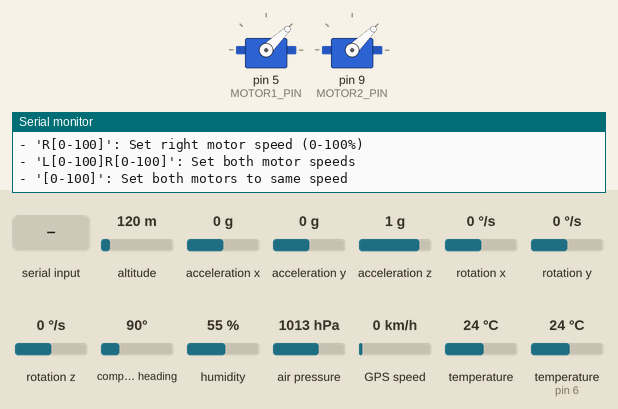
This sketch was run on a simulated Arduino Uno, built with avr-gcc and run on an emulated ATmega328P. Shown: 2 × servo, the last lines printed to the serial monitor. The test bench sets the inputs (shaded band); at power-on: altitude 120 m, acceleration x 0 g, acceleration y 0 g, acceleration z 1 g, rotation x 0 °/s, rotation y 0 °/s, rotation z 0 °/s, compass heading 90°, humidity 55 %, air pressure 1013 hPa, GPS speed 0 km/h, temperature 24 °C, temperature (sensor on pin 6) 24 °C. The GPS gets a fix after 3 s at 37.7749, -122.4194 with 8 satellites.

Above: at 4.4 s.
4.5 s: "right\n" received over Serial
At 8.7 s:
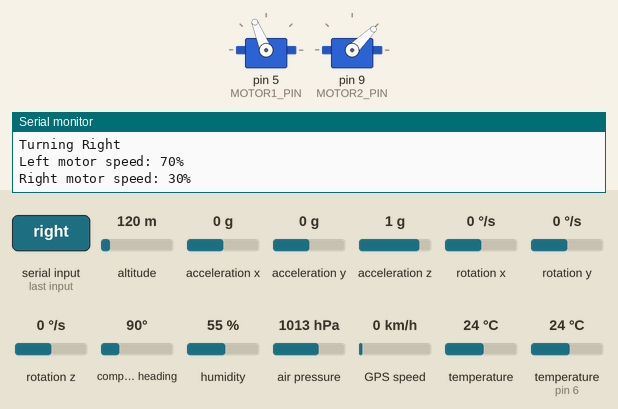
9.5 s: "Received:\n" received over Serial
At 11.2 s:
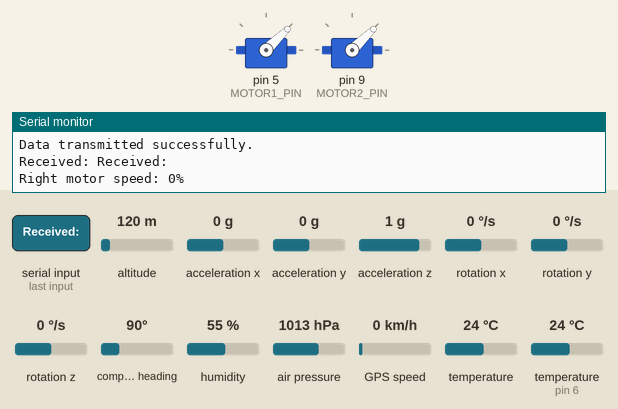
11.9 s: "left\n" received over Serial
At 16.7 s:
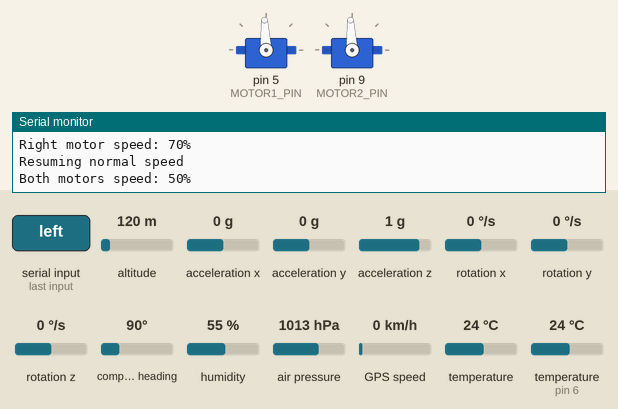
Timing chart, 0 to 17.9 s (numbered marks = the images above; inputs shaded):
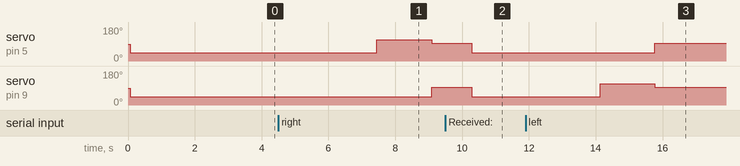

The sketch:

Arduino_Code_Deployed_PWM_2.ino
```cpp
#include <Wire.h>
#include <SoftwareSerial.h>
#include <TinyGPS.h>
#include <DHT11.h>
#include <Adafruit_Sensor.h>
#include <Adafruit_HMC5883_U.h>
#include <Adafruit_BMP085.h>
#include <Adafruit_MPU6050.h>
#include <Servo.h>

// Pin Definitions
#define BT_RX 1
#define BT_TX 0
#define GPS_RX 4
#define GPS_TX 3
#define DHT_PIN 6

// Motor Pins
#define MOTOR1_PIN 5  // Left motor
#define MOTOR2_PIN 9  // Right motor

// Motor Control Constants
#define TURN_DELAY 1500    // 1.5 seconds
#define NORMAL_SPEED 1500  // 50% speed for normal movement

// Default GPS coordinates (Chennai)
//#define DEFAULT_LAT 12.8437
//#define DEFAULT_LON 80.1545

// Bluetooth and GPS Serial
SoftwareSerial bluetooth(BT_RX, BT_TX);
SoftwareSerial gpsSerial(GPS_RX, GPS_TX);

// Initialize sensors
TinyGPS gps;
DHT11 dht11(DHT_PIN);
Adafruit_HMC5883_Unified mag = Adafruit_HMC5883_Unified(12345);
Adafruit_BMP085 bmp;
Adafruit_MPU6050 mpu;

// Initialize motors
Servo motor1;
Servo motor2;

// Configuration
const float DECLINATION_ANGLE = -1.12; // Set to your local declination angle
const unsigned long TRANSMIT_INTERVAL = 1000; // 1 second between transmissions
unsigned long lastTransmitTime = 0;

// Sensor data structure
struct SensorData {
  // DHT11
  int temperature;
  int humidity;

  // GPS
  float latitude;
  float longitude;
  unsigned long gpsAge;
  int satellites;
  int hdop;

  // MPU6050
  float accelX, accelY, accelZ;
  float gyroX, gyroY, gyroZ;

  // HMC5883L
  float magX, magY, magZ;
  float heading;

  // BMP085
  float pressure;
  float altitude;
};

SensorData sensorData;

void setup() {
  // Initialize serial communications
  Serial.begin(115200);
  bluetooth.begin(9600);
  gpsSerial.begin(4800);

  Serial.println("Initializing Integrated Sensor System...");
  bluetooth.println("Initializing Integrated Sensor System...");

  // Initialize I2C sensors
  Wire.begin();
  initializeSensors();

  // Initialize motors
  motor1.attach(MOTOR1_PIN);
  motor2.attach(MOTOR2_PIN);

  // Initialize motors to stopped position
  motor1.writeMicroseconds(1000);
  motor2.writeMicroseconds(1000);

  Serial.println("Setup complete!");
  bluetooth.println("Setup complete!");
  delay(1000);
}

void loop() {
  // Check for Bluetooth commands
  checkBluetoothCommands();

  // Check if it's time to read sensors and transmit data
  unsigned long currentTime = millis();
  if (currentTime - lastTransmitTime >= TRANSMIT_INTERVAL) {
    // Read all sensor data
    readDHT11();
    readGPS();
    readMPU6050();
    readHMC5883L();
    readBMP085();

    // Transmit data
    transmitData(currentTime);

    lastTransmitTime = currentTime;
  }
}

// Initialize all sensors
void initializeSensors() {
  // Initialize MPU6050
  Serial.print("Initializing MPU6050... ");
  if (!mpu.begin()) {
    Serial.println("Failed!");
    Serial.println("Could not find MPU6050 sensor. Check wiring!");
  } else {
    mpu.setAccelerometerRange(MPU6050_RANGE_8_G);
    mpu.setGyroRange(MPU6050_RANGE_500_DEG);
    mpu.setFilterBandwidth(MPU6050_BAND_21_HZ);
    Serial.println("Success!");
  }

  // Initialize HMC5883L
  Serial.print("Initializing HMC5883L... ");
  if (!mag.begin()) {
    Serial.println("Failed!");
    Serial.println("Could not find HMC5883L sensor. Check wiring!");
  } else {
    Serial.println("Success!");
  }

  // Initialize BMP085
  Serial.print("Initializing BMP085... ");
  if (!bmp.begin()) {
    Serial.println("Failed!");
    Serial.println("Could not find BMP085 sensor. Check wiring!");
  } else {
    Serial.println("Success!");
  }

  // DHT11 doesn't need explicit initialization
  Serial.println("DHT11 ready on pin " + String(DHT_PIN));

  // Initialize default values for GPS
  sensorData.latitude = NAN;
  sensorData.longitude = NAN;
  sensorData.satellites = 0;
  sensorData.hdop = 9999;
  sensorData.gpsAge = 0;
}

// Read DHT11 temperature and humidity
void readDHT11() {
  int temperature = 0;
  int humidity = 0;

  int result = dht11.readTemperatureHumidity(temperature, humidity);

  if (result == 0) {
    // Reading successful
    sensorData.temperature = temperature;
    sensorData.humidity = humidity;
  } else {
    // Error reading, keep previous values
    Serial.println("DHT11 Error: " + String(DHT11::getErrorString(result)));
  }
}

// Read GPS data
void readGPS() {
  bool newData = false;
  unsigned long startTime = millis();

  // Try to get GPS data for up to 500ms
  while (millis() - startTime < 500) {
    if (gpsSerial.available()) {
      char c = gpsSerial.read();
      if (gps.encode(c)) {
        newData = true;
      }
    }
  }

  // Try to get position if new data is available
  if (newData) {
    float latitude, longitude;
    unsigned long age;

    gps.f_get_position(&latitude, &longitude, &age);

      // Check if the position is valid
      if (latitude != TinyGPS::GPS_INVALID_F_ANGLE &&
          longitude != TinyGPS::GPS_INVALID_F_ANGLE) {
        sensorData.latitude = latitude;
        sensorData.longitude = longitude;
        sensorData.gpsAge = age;
      } else {
        // Use default coordinates if invalid
        sensorData.latitude = NAN;
        sensorData.longitude = NAN;
      }

      // Get satellites and precision data
      sensorData.satellites = gps.satellites() == TinyGPS::GPS_INVALID_SATELLITES ? 0 : gps.satellites();
      sensorData.hdop = gps.hdop() == TinyGPS::GPS_INVALID_HDOP ? 9999 : gps.hdop();
  }
}

// Read MPU6050 accelerometer and gyroscope
void readMPU6050() {
  sensors_event_t accel, gyro, temp;

  mpu.getEvent(&accel, &gyro, &temp);

  // Store acceleration values
  sensorData.accelX = accel.acceleration.x;
  sensorData.accelY = accel.acceleration.y;
  sensorData.accelZ = accel.acceleration.z;

  // Store gyroscope values
  sensorData.gyroX = gyro.gyro.x;
  sensorData.gyroY = gyro.gyro.y;
  sensorData.gyroZ = gyro.gyro.z;

  // Temperature measurement removed as requested
}

// Read HMC5883L magnetometer
void readHMC5883L() {
  sensors_event_t event;

  mag.getEvent(&event);

  // Store magnetometer values
  sensorData.magX = event.magnetic.x;
  sensorData.magY = event.magnetic.y;
  sensorData.magZ = event.magnetic.z;

  // Calculate heading
  float heading = atan2(event.magnetic.y, event.magnetic.x);
  heading += DECLINATION_ANGLE;

  // Normalize heading
  if (heading < 0) heading += 2 * PI;
  if (heading > 2 * PI) heading -= 2 * PI;

  sensorData.heading = heading * 180 / M_PI; // Convert to degrees
}

// Read BMP085 barometer
void readBMP085() {
  // Temperature measurement removed as requested
  sensorData.pressure = bmp.readPressure();
  sensorData.altitude = bmp.readAltitude();
}

// Check for Bluetooth commands
void checkBluetoothCommands() {
  if (bluetooth.available() > 0) {
    String command = bluetooth.readStringUntil('\n');
    command.trim();

    // Log received command
    Serial.println("Received command: " + command);

    // Process command for motor control
    processCommand(command);
  }

  // Also check Serial for commands (for debugging)
  if (Serial.available() > 0) {
    String command = Serial.readStringUntil('\n');
    command.trim();

    Serial.println("Received: " + command);
    bluetooth.println("Received: " + command);

    processCommand(command);
  }
}

// Process commands for motor control
void processCommand(String command) {
    int leftSpeed = 1000, rightSpeed = 1000; // Default: motors off
    bool validCommand = false;  // Flag to track if command was valid

    // Check text commands first, before numeric checks
    if (command.equalsIgnoreCase("stop")) {
        leftSpeed = 1000;  // 0% speed
        rightSpeed = 1000; // 0% speed

        Serial.println("Stopping Motors");
        bluetooth.println("Stopping Motors");

        Serial.println("Both motors stopped");
        bluetooth.println("Both motors stopped");
        validCommand = true;
    }
    else if (command.equalsIgnoreCase("left")) {
        // Step 1: Stop both motors
        motor1.writeMicroseconds(1000);
        motor2.writeMicroseconds(1000);
        Serial.println("Stopping before turn");
        bluetooth.println("Stopping before turn");
        delay(TURN_DELAY);

        // Step 2: Execute turn
        motor1.writeMicroseconds(1000);  // 0% speed
        motor2.writeMicroseconds(1700);  // 70% speed
        Serial.println("Turning Left");
        bluetooth.println("Turning Left");
        Serial.println("Left motor speed: 30%");
        bluetooth.println("Left motor speed: 30%");
        Serial.println("Right motor speed: 70%");
        bluetooth.println("Right motor speed: 70%");
        delay(TURN_DELAY);

        // Step 3: Resume normal speed
        leftSpeed = NORMAL_SPEED;
        rightSpeed = NORMAL_SPEED;
        Serial.println("Resuming normal speed");
        bluetooth.println("Resuming normal speed");
        Serial.println("Both motors speed: 50%");
        bluetooth.println("Both motors speed: 50%");
        validCommand = true;
    }
    else if (command.equalsIgnoreCase("right")) {
        // Step 1: Stop both motors
        motor1.writeMicroseconds(1000);
        motor2.writeMicroseconds(1000);
        Serial.println("Stopping before turn");
        bluetooth.println("Stopping before turn");
        delay(TURN_DELAY);

        // Step 2: Execute turn
        motor1.writeMicroseconds(1700);  // 70% speed
        motor2.writeMicroseconds(1000);  // 30% speed
        Serial.println("Turning Right");
        bluetooth.println("Turning Right");
        Serial.println("Left motor speed: 70%");
        bluetooth.println("Left motor speed: 70%");
        Serial.println("Right motor speed: 30%");
        bluetooth.println("Right motor speed: 30%");
        delay(TURN_DELAY);

        // Step 3: Resume normal speed
        leftSpeed = NORMAL_SPEED;
        rightSpeed = NORMAL_SPEED;
        Serial.println("Resuming normal speed");
        bluetooth.println("Resuming normal speed");
        Serial.println("Both motors speed: 50%");
        bluetooth.println("Both motors speed: 50%");
        validCommand = true;
    }
    else if (command.startsWith("L") && command.indexOf("R") > 0) {
        int lIndex = command.indexOf("L");
        int rIndex = command.indexOf("R");
        int leftValue = command.substring(lIndex + 1, rIndex).toInt();
        int rightValue = command.substring(rIndex + 1).toInt();

        if (leftValue >= 0 && leftValue <= 100 && rightValue >= 0 && rightValue <= 100) {
            leftSpeed = 1000 + (leftValue * 10);
            rightSpeed = 1000 + (rightValue * 10);
            Serial.println("Left motor speed: " + String(leftValue) + "%");
            bluetooth.println("Left motor speed: " + String(leftValue) + "%");
            Serial.println("Right motor speed: " + String(rightValue) + "%");
            bluetooth.println("Right motor speed: " + String(rightValue) + "%");
            validCommand = true;
        }
    }
    else if (command.startsWith("L")) {
        int leftValue = command.substring(1).toInt();
        if (leftValue >= 0 && leftValue <= 100) {
            leftSpeed = 1000 + (leftValue * 10);
            Serial.println("Left motor speed: " + String(leftValue) + "%");
            bluetooth.println("Left motor speed: " + String(leftValue) + "%");
            validCommand = true;
        }
    }
    else if (command.startsWith("R")) {
        int rightValue = command.substring(1).toInt();
        if (rightValue >= 0 && rightValue <= 100) {
            rightSpeed = 1000 + (rightValue * 10);
            Serial.println("Right motor speed: " + String(rightValue) + "%");
            bluetooth.println("Right motor speed: " + String(rightValue) + "%");
            validCommand = true;
        }
    }
    else if (isNumber(command) && command.toInt() >= 0 && command.toInt() <= 100) {
        // Single-Speed Command: Both motors same speed
        int speedValue = command.toInt();
        leftSpeed = rightSpeed = 1000 + (speedValue * 10);
        Serial.println("Both motors speed: " + String(speedValue) + "%");
        bluetooth.println("Both motors speed: " + String(speedValue) + "%");
        validCommand = true;
    }

    if (!validCommand) {
        // This is original sensor data or an invalid command
        // Return without applying anything to motors
        if (!command.startsWith("Received:")) {  // Avoid showing error for confirmation messages
            Serial.println("Error: Invalid Command!");
            Serial.println("Valid commands are:");
            Serial.println("- 'stop': Stops both motors");
            Serial.println("- 'left': Turn left");
            Serial.println("- 'right': Turn right");
            Serial.println("- 'L[0-100]': Set left motor speed (0-100%)");
            Serial.println("- 'R[0-100]': Set right motor speed (0-100%)");
            Serial.println("- 'L[0-100]R[0-100]': Set both motor speeds");
            Serial.println("- '[0-100]': Set both motors to same speed");

            bluetooth.println("Error: Invalid Command!");
            bluetooth.println("Valid commands are:");
            bluetooth.println("- 'stop': Stops both motors");
            bluetooth.println("- 'left': Turn left");
            bluetooth.println("- 'right': Turn right");
            bluetooth.println("- 'L[0-100]': Set left motor speed (0-100%)");
            bluetooth.println("- 'R[0-100]': Set right motor speed (0-100%)");
            bluetooth.println("- 'L[0-100]R[0-100]': Set both motor speeds");
            bluetooth.println("- '[0-100]': Set both motors to same speed");
        }
        return;
    }

    // Apply speeds to motors
    motor1.writeMicroseconds(leftSpeed);
    motor2.writeMicroseconds(rightSpeed);
}

// Helper function to check if a string is a valid number
bool isNumber(String str) {
    for(unsigned int i = 0; i < str.length(); i++) {
        if(i == 0 && str.charAt(i) == '-') continue; // Handle negative numbers
        if(!isDigit(str.charAt(i))) return false;
    }
    return true;
}

// Transmit all sensor data over Bluetooth
//void transmitData(unsigned long timestamp) {
//  // Format updated to remove temperature readings from MPU6050 and BMP085
//  String dataString = String(timestamp) + ",";
//
//  // DHT11 data
//  dataString += String(sensorData.temperature) + "," + String(sensorData.humidity) + ",";
//
//  // GPS data
//  if (isnan(sensorData.latitude) || isnan(sensorData.longitude)) {
//    dataString += "No signal,No signal,";
//  } else {
//    dataString += String(sensorData.latitude, 6) + "," + String(sensorData.longitude, 6) + ",";
//  }
//  dataString += String(sensorData.satellites) + "," + String(sensorData.hdop) + ",";
//
//  // MPU6050 data (temp removed)
//  dataString += String(sensorData.accelX) + "," + String(sensorData.accelY) + "," + String(sensorData.accelZ) + ",";
//  dataString += String(sensorData.gyroX) + "," + String(sensorData.gyroY) + "," + String(sensorData.gyroZ) + ",";
//
//  // HMC5883L data
//  dataString += String(sensorData.magX) + "," + String(sensorData.magY) + "," + String(sensorData.magZ) + ",";
//  dataString += String(sensorData.heading) + ",";
//
//  // BMP085 data (temp removed)
//  dataString += String(sensorData.pressure) + "," + String(sensorData.altitude);
//
//  // Send data over Bluetooth
//  Serial.println(dataString);
//  bluetooth.println(dataString);
//
//  // Also print to Serial for debugging
//  Serial.println("Sent: " + dataString);
//}

void transmitData(unsigned long timestamp) {
  // Timestamp
  Serial.print(timestamp);
  Serial.print(F(","));
  bluetooth.print(timestamp);
  bluetooth.print(F(","));

  // DHT11
  Serial.print(sensorData.temperature);
  Serial.print(F(","));
  Serial.print(sensorData.humidity);
  Serial.print(F(","));

  bluetooth.print(sensorData.temperature);
  bluetooth.print(F(","));
  bluetooth.print(sensorData.humidity);
  bluetooth.print(F(","));

  // GPS
  if (isnan(sensorData.latitude) || isnan(sensorData.longitude)) {
    Serial.print(F("No signal,No signal,"));
    bluetooth.print(F("No signal,No signal,"));
  } else {
    Serial.print(sensorData.latitude, 6);
    Serial.print(F(","));
    Serial.print(sensorData.longitude, 6);
    Serial.print(F(","));

    bluetooth.print(sensorData.latitude, 6);
    bluetooth.print(F(","));
    bluetooth.print(sensorData.longitude, 6);
    bluetooth.print(F(","));
  }

  Serial.print(sensorData.satellites);
  Serial.print(F(","));
  Serial.print(sensorData.hdop);
  Serial.print(F(","));

  bluetooth.print(sensorData.satellites);
  bluetooth.print(F(","));
  bluetooth.print(sensorData.hdop);
  bluetooth.print(F(","));

  // MPU6050 (temp removed)
  Serial.print(sensorData.accelX);
  Serial.print(F(","));
  Serial.print(sensorData.accelY);
  Serial.print(F(","));
  Serial.print(sensorData.accelZ);
  Serial.print(F(","));
  Serial.print(sensorData.gyroX);
  Serial.print(F(","));
  Serial.print(sensorData.gyroY);
  Serial.print(F(","));
  Serial.print(sensorData.gyroZ);
  Serial.print(F(","));

  bluetooth.print(sensorData.accelX);
  bluetooth.print(F(","));
  bluetooth.print(sensorData.accelY);
  bluetooth.print(F(","));
  bluetooth.print(sensorData.accelZ);
  bluetooth.print(F(","));
  bluetooth.print(sensorData.gyroX);
  bluetooth.print(F(","));
  bluetooth.print(sensorData.gyroY);
  bluetooth.print(F(","));
  bluetooth.print(sensorData.gyroZ);
  bluetooth.print(F(","));

  // HMC5883L
  Serial.print(sensorData.magX);
  Serial.print(F(","));
  Serial.print(sensorData.magY);
  Serial.print(F(","));
  Serial.print(sensorData.magZ);
  Serial.print(F(","));
  Serial.print(sensorData.heading);
  Serial.print(F(","));

  bluetooth.print(sensorData.magX);
  bluetooth.print(F(","));
  bluetooth.print(sensorData.magY);
  bluetooth.print(F(","));
  bluetooth.print(sensorData.magZ);
  bluetooth.print(F(","));
  bluetooth.print(sensorData.heading);
  bluetooth.print(F(","));

  // BMP085 (temp removed)
  Serial.print(sensorData.pressure);
  Serial.print(F(","));
  Serial.println(sensorData.altitude); // End of line

  bluetooth.print(sensorData.pressure);
  bluetooth.print(F(","));
  bluetooth.println(sensorData.altitude); // End of line

  // Optional debug
  Serial.println(F("Data transmitted successfully."));
}
```

Measured:
- after the input at 4.5 s, servo on pin 5 (MOTOR1_PIN): 44° → 112° after 3.0 s, → 93° 1.6 s later; servo on pin 9 (MOTOR2_PIN): 44° → 93° after 4.6 s
- after the input at 9.5 s, servo on pin 5 (MOTOR1_PIN), servo on pin 9 (MOTOR2_PIN): 93° → 44° after 0.80 s
- after the input at 11.9 s, servo on pin 5 (MOTOR1_PIN): 44° → 93° after 3.9 s; servo on pin 9 (MOTOR2_PIN): 44° → 112° after 2.2 s, → 93° 1.6 s later
